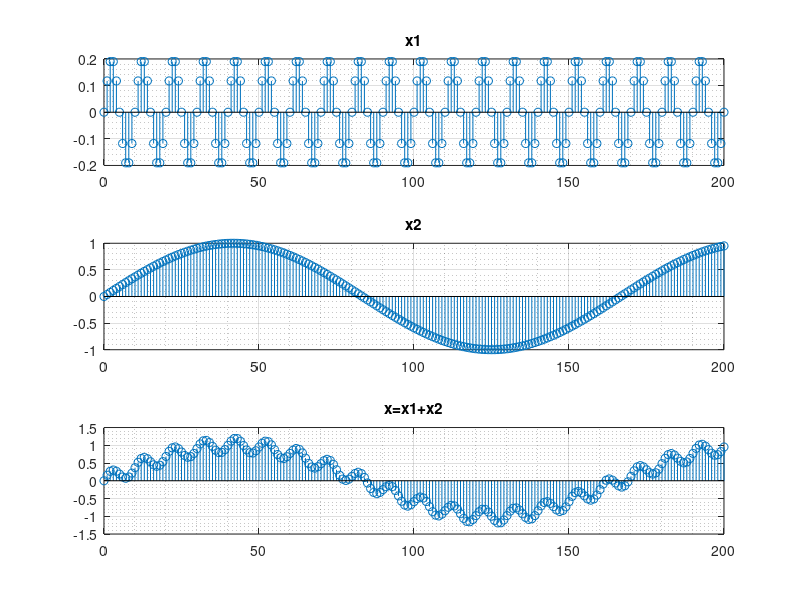
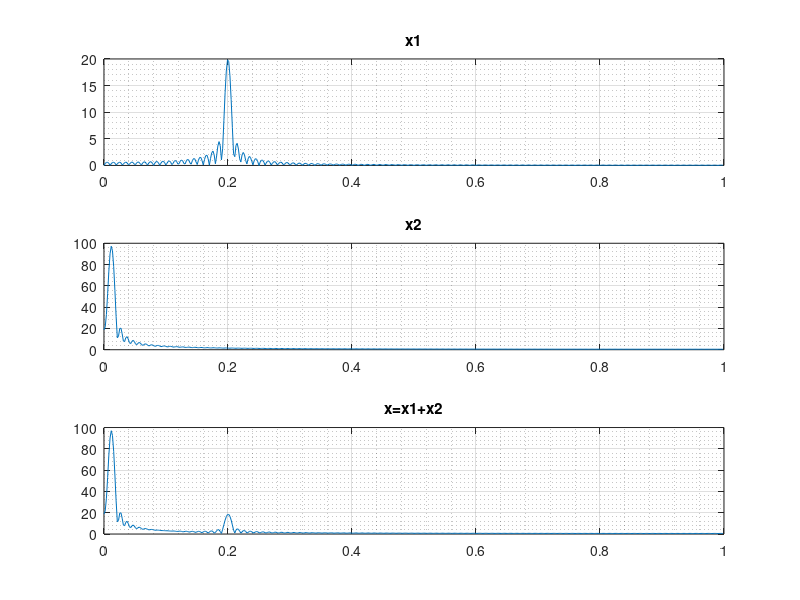
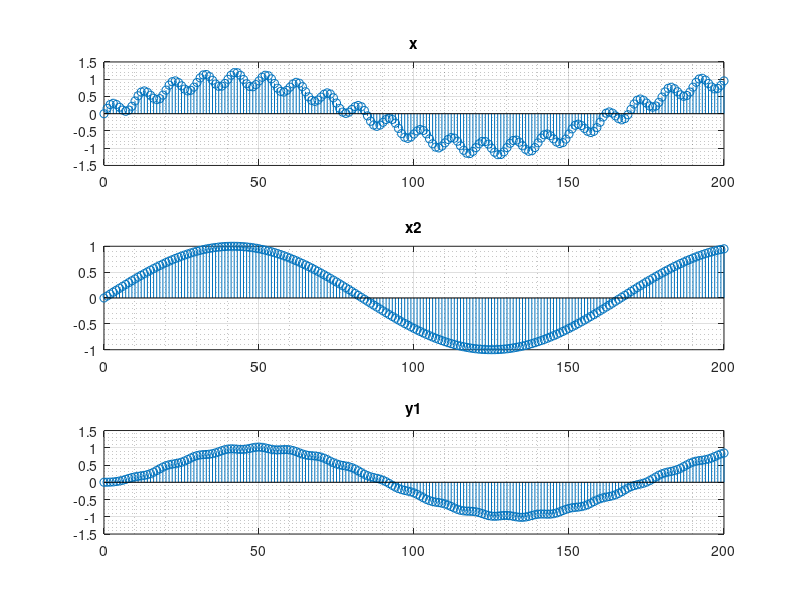
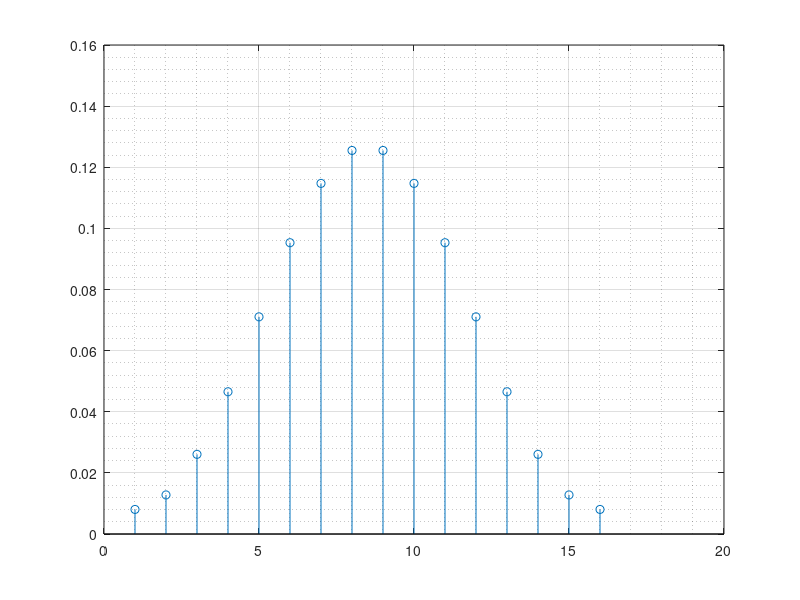

Source code (MATLAB) for these figures, in order:
clear; close all; clc;

n = 0:1:200;         % Muestas
w1 = 1e3;            % En Hz
w2 = 60;             % En Hz
Ts = (1/w1)/10;      % Periodo de muestreo 10 veces periodo de la señal mas grande
x1 = 0.2*sin(2*pi*w1*Ts*n);     % 2*w1*Ts
x2 = sin(2*pi*w2*Ts*n);         % 2*w2*Ts
x = x1+x2;

figure(1);
subplot(3,1,1), stem(n,x1), grid on; grid minor; title('x1');
subplot(3,1,2),  stem(n,x2), grid on; grid minor; title('x2');
subplot(3,1,3), stem(n,x), grid on; grid minor; title('x=x1+x2');

% Analisis de frecuencia
[X1,w] = freqz(x1,1);
[X2,w] = freqz(x2,1);
[X,w] = freqz(x,1);
figure(2);
subplot(3,1,1), plot(w/pi , abs(X1) ), grid on; grid minor; title('x1');
subplot(3,1,2), plot(w/pi, abs(X2) ), grid on; grid minor; title('x2');
subplot(3,1,3), plot(w/pi, abs(X) ), grid on; grid minor; title('x=x1+x2');

orden = 15;
h1 = fir1(orden,0.05,hamming(orden+1));         % 250 Hz  0.05/(2*Ts)
figure(3); freqz(h1);

% Filtrado
y1 = filter(h1,1,x);
figure(3);
subplot(3,1,1), stem(n,x), grid on; grid minor; title('x');
subplot(3,1,2),  stem(n,x2), grid on; grid minor; title('x2');
subplot(3,1,3), stem(n,y1), grid on; grid minor; title('y1');

figure(4);
stem(h1); grid on; grid minor;